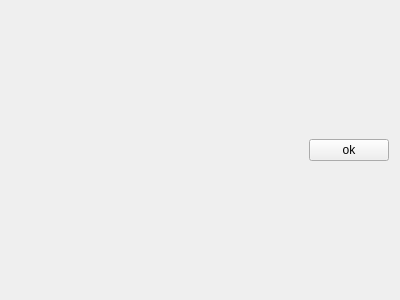
<?xml version="1.0" encoding="UTF-8"?>
<ui version="4.0">
 <class>Form</class>
 <widget class="QWidget" name="Form">
  <property name="geometry">
   <rect>
    <x>0</x>
    <y>0</y>
    <width>400</width>
    <height>300</height>
   </rect>
  </property>
  <property name="windowTitle">
   <string>Form</string>
  </property>
  <layout class="QGridLayout" name="gridLayout">
   <item row="2" column="0">
    <layout class="QHBoxLayout" name="bt_lt">
     <item>
      <spacer name="horizontalSpacer">
       <property name="orientation">
        <enum>Qt::Horizontal</enum>
       </property>
       <property name="sizeHint" stdset="0">
        <size>
         <width>40</width>
         <height>20</height>
        </size>
       </property>
      </spacer>
     </item>
     <item>
      <widget class="QPushButton" name="change_bt">
       <property name="text">
        <string>ok</string>
       </property>
      </widget>
     </item>
    </layout>
   </item>
   <item row="0" column="0">
    <layout class="QHBoxLayout" name="over_main_lt">
     <item>
      <layout class="QGridLayout" name="main_lt"/>
     </item>
    </layout>
   </item>
  </layout>
 </widget>
 <resources/>
 <connections/>
</ui>
